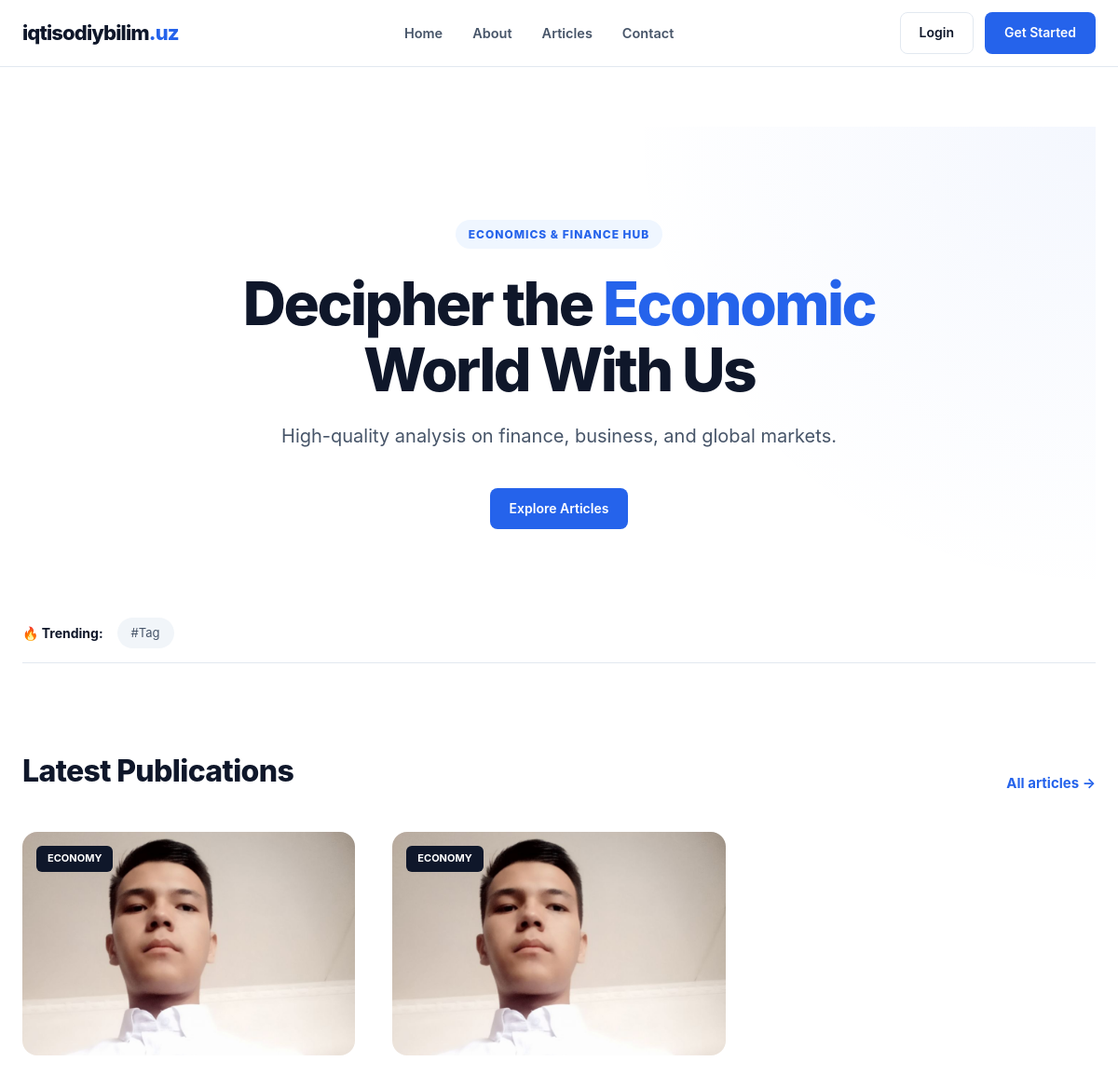
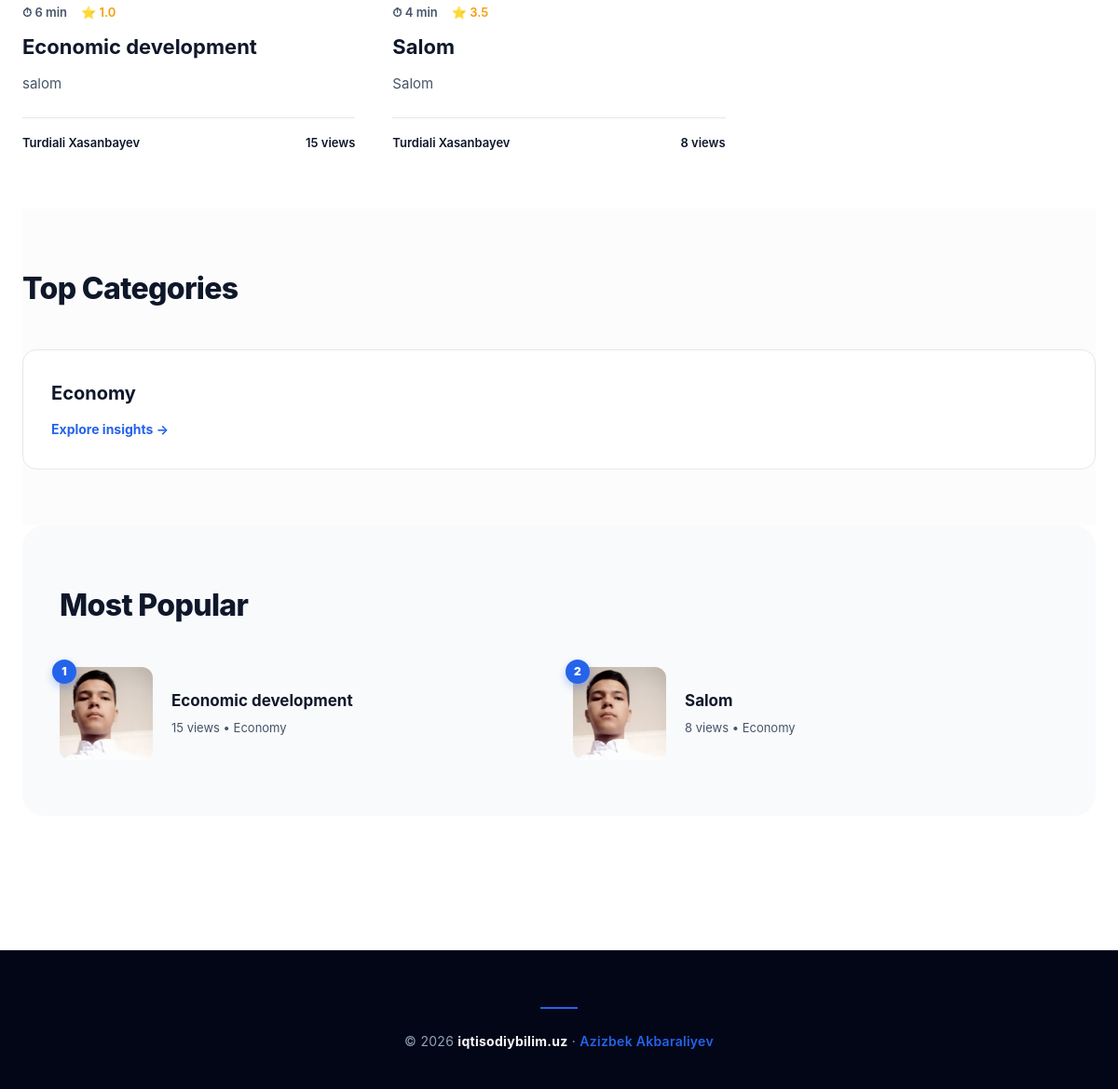
The page / on the database its author committed (2 pictures, top to bottom).
### category/models.py (models this page shows, shortened)
class Tag(models.Model):
    name = models.CharField(max_length=100, unique=True)
    slug = models.SlugField(max_length=100, unique=True, blank=True, null=True)
    class Meta:
        verbose_name = 'Tag'
        verbose_name_plural = 'Tags'

class Category(models.Model):
    name = models.CharField(max_length=100, unique=True)
    slug = models.SlugField(max_length=100, unique=True, blank=True, null=True)
    class Meta:
        verbose_name = 'Category'
        verbose_name_plural = 'Categories'

### article/models.py (models this page shows, shortened)
class Article(models.Model):
    title = models.CharField(max_length=250, unique=True)
    slug = models.SlugField(max_length=300, unique=True, null=True, blank=True)
    image = models.ImageField(upload_to='articles/', null=True, blank=True)
    description = models.TextField(null=True, blank=True)
    author = models.ForeignKey('user.CustomUser', on_delete=models.CASCADE, related_name='article_author')
    category = models.ForeignKey('category.Category', on_delete=models.CASCADE, related_name='article_category')
    tags = models.ManyToManyField('category.Tag', blank=True, related_name='article_tags')
    views = models.PositiveIntegerField(default=0)
    published_at = models.DateTimeField(null=True, blank=True)
    reading_time = models.PositiveSmallIntegerField(null=True, blank=True)
    last_viewed_at = models.DateTimeField(null=True, blank=True)
    created_at = models.DateTimeField(auto_now_add=True)
    updated_at = models.DateTimeField(auto_now=True)
    class Meta:
        verbose_name = 'Article'
        verbose_name_plural = 'Articles'
    def get_absolute_url(self, *args, **kwargs):
        return reverse('article-detail', kwargs={'slug': self.slug})
    @property
    def average_rate(self):
        avg = self.comment_article.aggregate(avg=Avg("rate"))["avg"]
        return round(avg, 1) if avg else 0

### user/models.py (models this page shows, shortened)
class CustomUser(AbstractUser):
    username = None
    email = models.EmailField(unique=True)
    first_name = models.CharField(max_length=100, null=True, blank=True)
    last_name = models.CharField(max_length=100, null=True, blank=True)
    profile_image = models.ImageField(upload_to='profile_images', null=True, blank=True)
    bio = models.TextField(null=True, blank=True)
    objects = CustomUserManager()
    USERNAME_FIELD = "email"
    REQUIRED_FIELDS = []
    class Meta:
        verbose_name = "User"
        verbose_name_plural = "Users"

### article/views.py (the view)
# urls.py: path('', HomePage.as_view(), name='home'),
class HomePage(View):
    def get(self, request):
        latest = Article.objects.order_by('-created_at')[:3].select_related('category', 'author').prefetch_related('tags')
        popular = Article.objects.order_by('-views')[:3].select_related('category', 'author').prefetch_related('tags')
        context = {'latest': latest, 'popular': popular}
        return render(request, 'home.html', context)

### config/global_context.py (called while the page is built)
def global_context(request):
    current_year = timezone.now().year
    categories = Category.objects.all()
    tags = Tag.objects.all()
    return {'current_year': current_year, 'categories': categories, 'tags': tags}

### templates/home.html (shortened to what this page needs)
{% extends "base.html" %}
{% load static %}
{% block extra_css %}
<link rel="stylesheet" href="{% static 'css/home.css' %}">
{% endblock %}
{% block content %}
<section class="hero-block">
    <div class="hero-inner">
        <div class="hero-badge">Economics & Finance Hub</div>
        <h1 class="hero-main-title">Decipher the <span>Economic</span> World With Us</h1>
        <p class="hero-lead">High-quality analysis on finance, business, and global markets.</p>
        <div class="hero-btns">
            <a href="/articles/" class="btn btn--primary btn--xl">Explore Articles</a>
        </div>
    </div>
</section>
<div class="tags-container">
    <div class="tags-inner">
        <span class="tags-label">🔥 Trending:</span>
        <div class="tags-list">
            {% for tag in tags %}
            <a href="#" class="tag-link">#{{ tag.name }}</a>
            {% endfor %}
        </div>
    </div>
</div>
<section class="home-section">
    <div class="section-top">
        <h2 class="h2-title">Latest Publications</h2>
        <a href="/articles/" class="view-more">All articles &rarr;</a>
    </div>
    <div class="article-grid">
        {% for i in latest %}
        <article class="modern-card">
            <div class="card-media">
                <img src="{{ i.image.url }}" alt="{{ i.title }}">
                <span class="card-label">{{ i.category.name }}</span>
            </div>
            <div class="card-content">
                <div class="card-meta">
                    <span class="meta-item">⏱ {{ i.reading_time }} min</span>
                    <span class="meta-item rating">⭐ {{ i.average_rate }}</span>
                </div>
                <h3 class="card-h"><a href="{{ i.get_absolute_url }}">{{ i.title }}</a></h3>
                <p class="card-p">{{ i.description }}</p>
                <div class="card-footer-info">
                    <span class="card-author">{{ i.author.get_full_name }}</span>
                    <span class="card-views">{{ i.views }} views</span>
                </div>
            </div>
        </article>
        {% endfor %}
    </div>
</section>
<section class="home-section bg-categories">
    <div class="section-top">
        <h2 class="h2-title">Top Categories</h2>
    </div>
    <div class="category-grid">
        {% for cat in categories %}
        <a href="/categories/{{ cat.slug }}/" class="category-box">
            <div class="category-box-content">
                <h3>{{ cat.name }}</h3>
                <span>Explore insights →</span>
            </div>
        </a>
        {% endfor %}
    </div>
</section>
<section class="home-section bg-popular">
    <div class="section-top">
        <h2 class="h2-title">Most Popular</h2>
    </div>
    <div class="popular-grid-visual">
        {% for p in popular %}
        <div class="popular-card-visual">
            <div class="pop-image-box">
                <span class="pop-number">{{ forloop.counter }}</span>
                <img src="{{ p.image.url }}" alt="{{ p.title }}">
            </div>
            <div class="popular-body">
                <h4 class="popular-h"><a href="{{ p.get_absolute_url }}">{{ p.title }}</a></h4>
                <div class="popular-meta">{{ p.views }} views • {{ p.category.name }}</div>
            </div>
        </div>
        {% endfor %}
    </div>
</section>
{% endblock %}

### static/css/base.css (style rules this page uses)
:root { --primary: #2563eb; --primary-hover: #1d4ed8; --primary-soft: #eff6ff; --dark: #0f172a; --slate: #475569; --border: #e2e8f0; --bg-page: #ffffff; --bg-footer: #020617; --radius: 12px; --ease: all 0.3s cubic-bezier(0.4, 0, 0.2, 1); --shadow: 0 4px 6px -1px rgba(0, 0, 0, .05), 0 2px 4px -2px rgba(0, 0, 0, .05); }
*, *::before, *::after { margin: 0; padding: 0; box-sizing: border-box; }
body { font-family: 'Inter', -apple-system, system-ui, sans-serif; background: var(--bg-page); color: var(--dark); line-height: 1.6; -webkit-font-smoothing: antialiased; }
a { text-decoration: none; color: inherit; transition: var(--ease); }
.btn { padding: 10px 20px; font-size: 14px; font-weight: 600; border-radius: 8px; display: inline-flex; align-items: center; justify-content: center; cursor: pointer; border: 1px solid transparent; transition: var(--ease); }
.btn--primary { background: var(--primary); color: #fff; }

### rows shown on the page
Tag: name "Tag"
Article: image (picture), category.name "ECONOMY", reading_time "6", average_rate "1.0", title "Economic development", description "salom", author.get_full_name "Turdiali Xasanbayev", views "15", category.name "Economy"
Article: image (picture), category.name "ECONOMY", reading_time "4", average_rate "3.5", title "Salom", description "Salom", author.get_full_name "Turdiali Xasanbayev", views "8", category.name "Economy"
Category: name "Economy"
